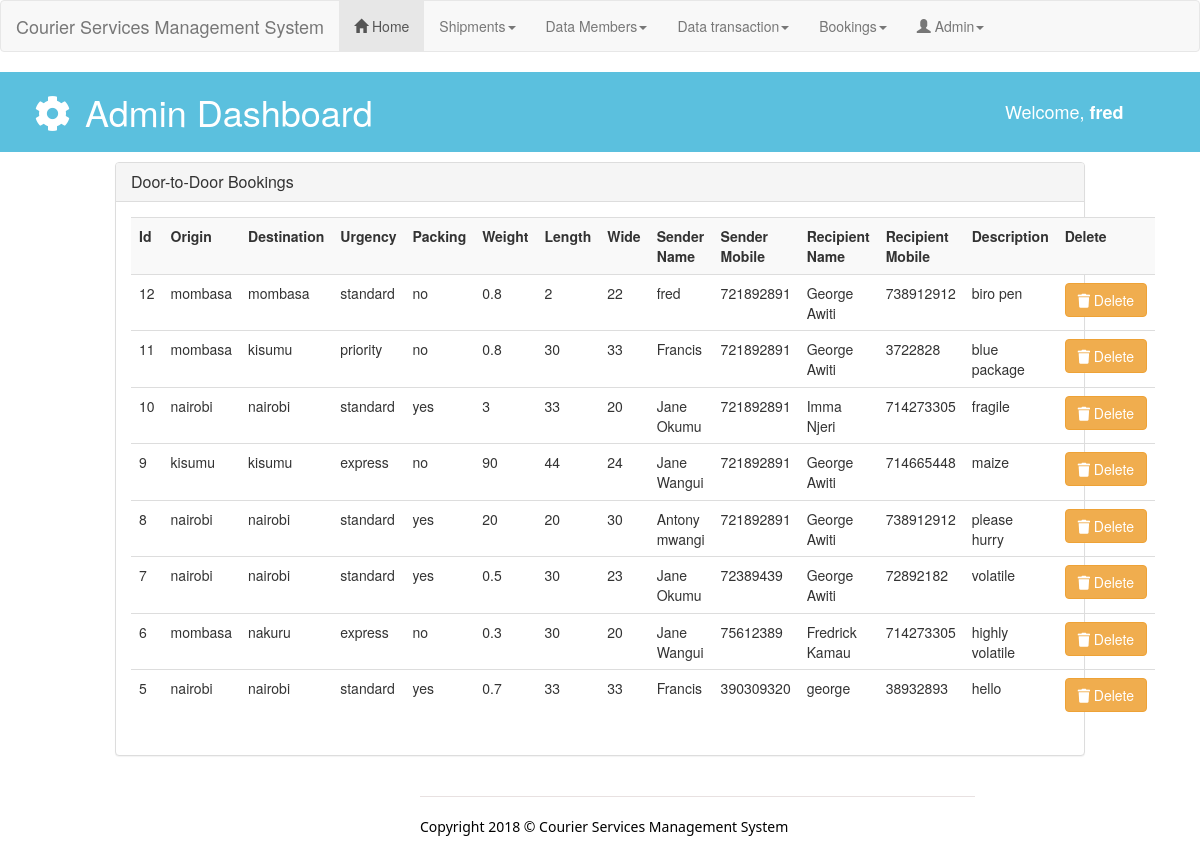
Page /admin/manage_bookings.php (signed in) on the committed database.
### tables this page shows
CREATE TABLE `user` (
  `id` int(11) NOT NULL,
  `username` varchar(225) NOT NULL,
  `password` varchar(255) NOT NULL,
  `status` varchar(15) NOT NULL,
  `mobile` varchar(25) NOT NULL,
  `level` varchar(25) NOT NULL
);

CREATE TABLE `bookings_tbl` (
  `id` int(20) NOT NULL,
  `origin` varchar(20) NOT NULL,
  `destination` varchar(20) NOT NULL,
  `urgency` varchar(20) NOT NULL,
  `packing` varchar(20) NOT NULL,
  `weight` float NOT NULL,
  `length` float NOT NULL,
  `wide` int(20) NOT NULL,
  `sender_name` varchar(30) NOT NULL,
  `sender_mobile` int(30) NOT NULL,
  `recipient_name` varchar(30) NOT NULL,
  `recipient_mobile` int(30) NOT NULL,
  `description` text NOT NULL
);

### admin/session.php (called while the page is built, shortened)
<?php
   include('config.php');
   $user_check = $_SESSION['login_user'];
   $ses_sql = mysqli_query($conn,"select * from `user` where `username` = '".$user_check."' ");
   $row = mysqli_fetch_array($ses_sql,MYSQLI_ASSOC);
   $login_session = $row['username'];
?>

### admin/manage_bookings.php (the view, shortened to what this page needs)
<?php include('session.php');
include('config.php');?>
<?php include 'layouts/admin_header.php' ;?>
  <body>
<?php include 'layouts/admin_navigation.php' ;?>
    <header id="admin_header">
      <div class="container">
        <div class="row">
          <div class="col-md-10">
            <h1><i class="fa fa-cog fa-spin fa-fw"></i> Admin Dashboard</h1>
          </div>
          <div class="col-md-2">
            <div class="create">
             <h4><span class="" aria-hidden="true"></span> Welcome, <b><?php echo $login_session;?></b></h4>
            </div>
          </div>
        </div>
      </div>
    </header>
    <div class="col-md-1"></div>
<div class="col-md-10">
              <div class="panel panel-default">
                <div class="panel-heading">
                  <h3 class="panel-title">Door-to-Door Bookings</h3>
                </div>
                <div class="panel-body">
                  <table class="table table-striped table-hover">
                      <tr>
                        <th>Id</th>
                        <th>Origin</th>
                        <th>Destination</th>
                        <th>Urgency</th>
                        <th>Packing</th>
                        <th>Weight</th>
                        <th>Length</th>
                        <th>Wide</th>
                        <th>Sender Name</th>
                        <th>Sender Mobile</th>
                        <th>Recipient Name</th>
                        <th>Recipient Mobile</th>
                        <th>Description</th>
                        <th>Delete</th>
                      </tr>
              <?php
                   $count=1;
                   $sel_query="SELECT * FROM bookings_tbl ORDER BY id DESC; ";
                   $result = mysqli_query($conn, $sel_query);
                   while($row = mysqli_fetch_assoc($result))
                    { ?>
                          <tr>
                          <td><?php echo $row["id"] ; ?></td>
                          <td><?php echo $row["origin"] ; ?></td>
                          <td><?php echo $row["destination"] ; ?></td>
                          <td><?php echo $row["urgency"] ; ?></td>
                          <td><?php echo $row["packing"] ; ?></td>
                          <td><?php echo $row["weight"] ; ?></td>
                          <td><?php echo $row["length"] ; ?></td>
                          <td><?php echo $row["wide"] ; ?></td>
                          <td><?php echo $row["sender_name"] ; ?></td>
                          <td><?php echo $row["sender_mobile"] ; ?></td>
                          <td><?php echo $row["recipient_name"] ; ?></td>
                          <td><?php echo $row["recipient_mobile"] ; ?></td>
                          <td><?php echo $row["description"] ; ?></td>
                         <td> <a href="deletebookings.php?id=<?php echo $row["id"]; ?>"class="btn btn-warning"> <i class="fa fa-trash"></i> Delete</a></td>
                          </tr>
                          <tr>
                         <?php $count++; }
                                           ?>
                    </table>
                </div>
              </div>
             </div>
 <div class="col-md-1"></div>
<?php include 'layouts/footer.php' ;?>
  </body>
</html>

### css/styles.css (style rules this page uses)
#admin_header { background-color: #5bc0de; color: white; margin-top: 0px ; margin-bottom: 10px; padding-bottom: 10px; }
#admin_header .create { padding-top: 20px; }

### rows in the picture
user: username "fred"
bookings_tbl: id "12", origin "mombasa", destination "mombasa", urgency "standard", packing "no", weight "0.8", length "2", wide "22", sender_name "fred", sender_mobile "721892891", recipient_name "George Awiti", recipient_mobile "738912912", description "biro pen"
bookings_tbl: id "11", origin "mombasa", destination "kisumu", urgency "priority", packing "no", weight "0.8", length "30", wide "33", sender_name "Francis", sender_mobile "721892891", recipient_name "George Awiti", recipient_mobile "3722828", description "blue package"
bookings_tbl: id "10", origin "nairobi", destination "nairobi", urgency "standard", packing "yes", weight "3", length "33", wide "20", sender_name "Jane Okumu", sender_mobile "721892891", recipient_name "Imma Njeri", recipient_mobile "714273305", description "fragile"
bookings_tbl: id "9", origin "kisumu", destination "kisumu", urgency "express", packing "no", weight "90", length "44", wide "24", sender_name "Jane Wangui", sender_mobile "721892891", recipient_name "George Awiti", recipient_mobile "714665448", description "maize"
bookings_tbl: id "8", origin "nairobi", destination "nairobi", urgency "standard", packing "yes", weight "20", length "20", wide "30", sender_name "Antony mwangi", sender_mobile "721892891", recipient_name "George Awiti", recipient_mobile "738912912", description "please hurry"
bookings_tbl: id "7", origin "nairobi", destination "nairobi", urgency "standard", packing "yes", weight "0.5", length "30", wide "23", sender_name "Jane Okumu", sender_mobile "72389439", recipient_name "George Awiti", recipient_mobile "72892182", description "volatile"
bookings_tbl: id "6", origin "mombasa", destination "nakuru", urgency "express", packing "no", weight "0.3", length "30", wide "20", sender_name "Jane Wangui", sender_mobile "75612389", recipient_name "Fredrick Kamau", recipient_mobile "714273305", description "highly volatile"
bookings_tbl: id "5", origin "nairobi", destination "nairobi", urgency "standard", packing "yes", weight "0.7", length "33", wide "33", sender_name "Francis", sender_mobile "390309320", recipient_name "george", recipient_mobile "38932893", description "hello"
